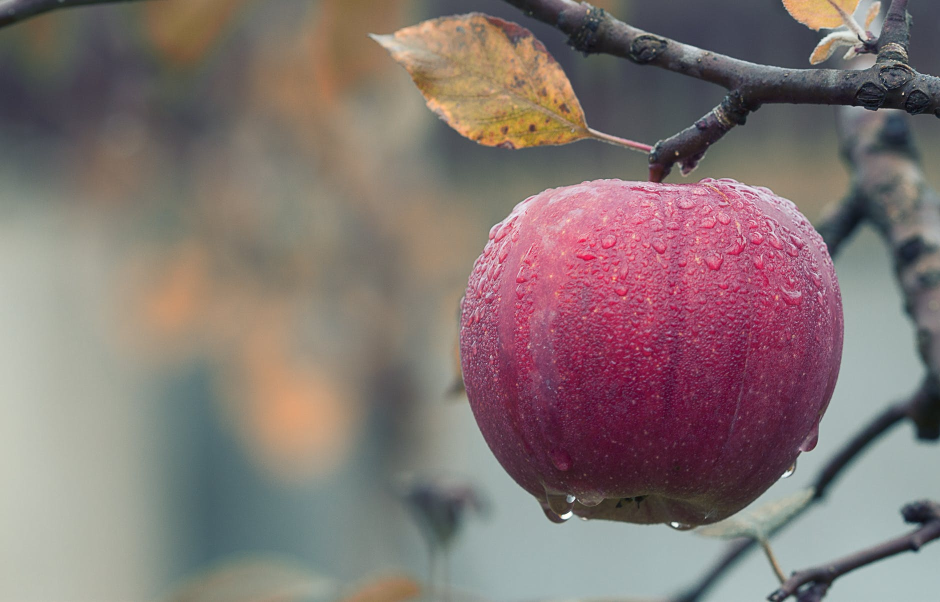
#> input picture variant-3.jpeg, 1880 x 1204 px (shown at 1/2 size)
$ python main.py
#> lines starting #> are read from the running program, lines starting #| are printed output that depends on the picture; after the words box and inside, x2 and y2 are one past the last pixel; in counts of white or black regions, pixels touching at a corner belong together
import cv2
import time

# 1 пункт
bgr_img = cv2.imread('variant-3.jpeg')
#> bgr_img is the input picture: shape (1204, 1880, 3); mean B, G, R 115.3, 117.1, 131.6

hsv_img = cv2.cvtColor(bgr_img, cv2.COLOR_BGR2HSV)
#> hsv_img: shape (1204, 1880, 3); mean H, S, V 77.6, 58.1, 136.7
cv2.imwrite('hsv_image.jpeg', hsv_img)

cv2.imshow("Original Image", bgr_img)
cv2.imshow('HSV image', hsv_img)

# 2, 3 пункты + допзадание
def video_processing():
    cap = cv2.VideoCapture('video.mp4')
    down_points = (640, 480)
    i = 0
    img = cv2.imread('img_1.png')
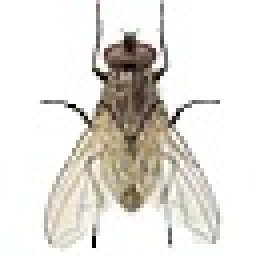
#> input picture img_1.png, 64 x 64 px (shown 4 times larger)
#> img is the input picture: shape (64, 64, 3); mean B, G, R 219.2, 224.5, 227.5
    img_height, img_width, _ = img.shape
#> img_height = 64; img_width = 64
    color_red = (0, 0, 255)
    a, b = 200, 200
    left_ang = ((down_points[0]-a)//2, (down_points[1]-b)//2)
    right_ang = ((down_points[0]-a)//2 + a, (down_points[1]-b)//2 + b)
    while True:
        ret, frame = cap.read()
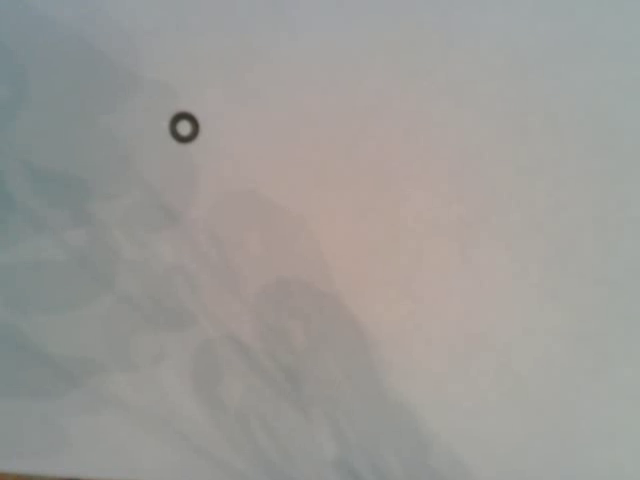
#> input picture frame 38 of video.mp4, 640 x 480 px
#> frame is the input picture: shape (480, 640, 3); mean B, G, R 151.6, 154.9, 156.5
        if not ret:
            break

        frame = cv2.resize(frame, down_points, interpolation=cv2.INTER_LINEAR)
        gray = cv2.cvtColor(frame, cv2.COLOR_BGR2GRAY)
        gray = cv2.GaussianBlur(gray, (21, 21), 0)
        ret, thresh = cv2.threshold(gray, 110, 255, cv2.THRESH_BINARY_INV)
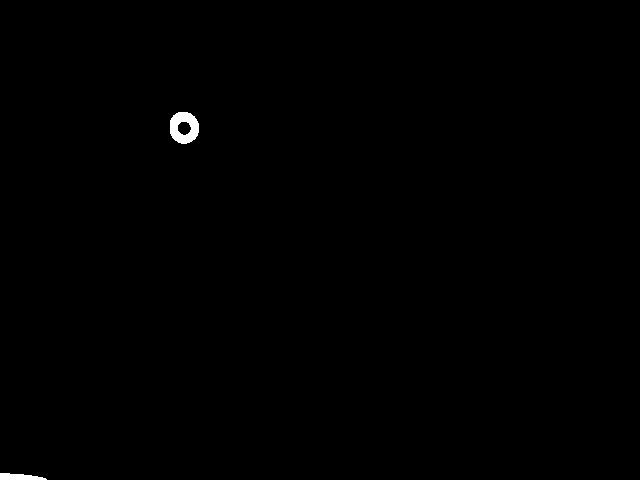
#> thresh: shape (480, 640); 0.28% white; 2 white regions
        cv2.rectangle(frame, left_ang, right_ang, color_red, thickness=2, lineType=8, shift=0)  # квадрат 200х200
        contours, hierarchy = cv2.findContours(thresh, cv2.RETR_EXTERNAL, cv2.CHAIN_APPROX_NONE)
#> contours = 2 contours; box (x1, y1, x2, y2) and area: (170, 112, 199, 144) 712, (0, 473, 47, 480) 190
        if len(contours) > 0:
            c = max(contours, key=cv2.contourArea)
#> c = contour of 88 points, box (x1, y1, x2, y2) (170, 112, 199, 144), area 712
            x, y, w, h = cv2.boundingRect(c)
#> x = 170; y = 112; w = 29; h = 32
            cv2.rectangle(frame, (x, y), (x+w, y+h), (0, 255, 0), 2)
            if i % 5 == 0:
                a = x + (w // 2)
#> a = 184
                b = y + (h // 2)
#> b = 128
                # print(a, b)

            if x >= 220 and y >= 140 and x+w <= 440 and y+h <= 340: # проверка на попадание
                print(True)
            else:
                print(False)

            frame[y:y+img_height , x:x+img_width] = img # "добавляем муху"
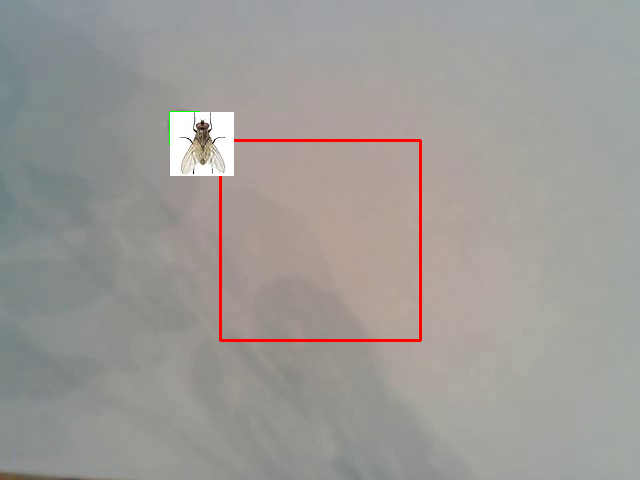
#> frame: shape (480, 640, 3); mean B, G, R 151.5, 154.9, 158.2

        cv2.imshow('frame', frame)
        if cv2.waitKey(1) & 0xFF == ord('q'):
#> (key q is pressed here)
            break

        time.sleep(0.1)
        i += 1

    cap.release()

if __name__ == '__main__':
    video_processing()


cv2.waitKey(0)
cv2.destroyAllWindows()
